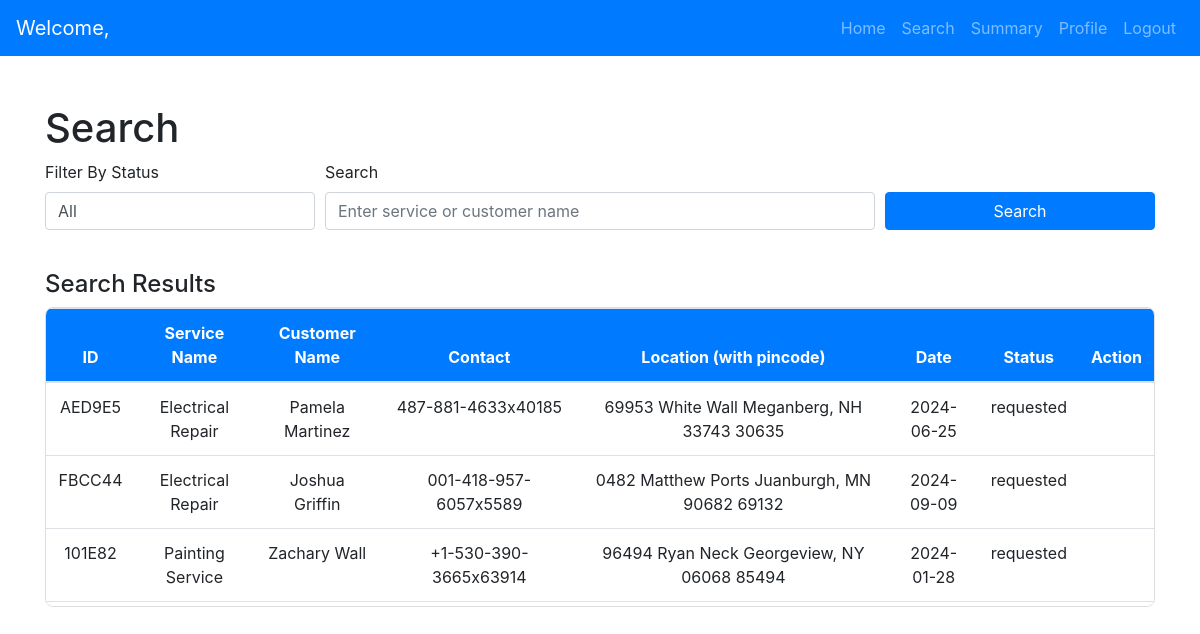
/professional_search, run on the app's committed database.
### models.py (models this page shows, shortened)
class Request(db.Model):
    __tablename__ = 'requests'
    id = db.Column(db.String(6), primary_key=True, default=generate_unique_id, unique=True)
    customer_id = db.Column(db.String(6), db.ForeignKey('customers.id'), nullable=False)
    professional_id = db.Column(db.String(6), db.ForeignKey('professionals.id'), nullable=True)
    service_id = db.Column(db.String(6), db.ForeignKey('services.id', ondelete="SET NULL"), nullable=True)
    status = db.Column(db.String(50), nullable=False)
    request_date = db.Column(db.Date, nullable=False)
    completion_date = db.Column(db.DateTime, nullable=True)
    rejected_by = db.Column(SQLiteJSON, default=list)
    fee = db.Column(db.Float, nullable=True)
    professional = db.relationship('Professional', backref='requests')
    service = db.relationship('Service', back_populates='requests')
    customer = db.relationship('Customer', backref='requests')
    feedbacks = db.relationship('Feedback', back_populates='request', lazy=True)

class Service(db.Model):
    __tablename__ = 'services'
    id = db.Column(db.String(6), primary_key=True, default=generate_unique_id, unique=True)
    service_name = db.Column(db.String(100), nullable=False)
    service_description = db.Column(db.Text, nullable=True)
    price = db.Column(db.Float, nullable=False)
    duration = db.Column(db.Float, nullable=True)  # Use Float if you need fractional hours # Add duration (only date) column
    requests = db.relationship('Request', back_populates='service', lazy=True, passive_deletes=True)

class User(db.Model):
    __tablename__ = 'users'
    id = db.Column(db.String(6), primary_key=True, default=generate_unique_id, unique=True)
    name = db.Column(db.String(150), nullable=False)
    email = db.Column(db.String(150), unique=True, nullable=False)
    _password = db.Column("password", db.String(500), nullable=False)
    address = db.Column(db.String(300), nullable=True)
    pincode = db.Column(db.String(10), nullable=True)
    phone_number = db.Column(db.String(15), nullable=True)
    role = db.Column(db.String(50), nullable=False)  # Customer or Professional
    __mapper_args__ = {
    'polymorphic_identity': 'user',
    'polymorphic_on': role,  # This allows loading unknown roles without crashing
    }
    @property
    def password(self):
        raise AttributeError("Password is not readable!")
    @password.setter
    def password(self, password):
        self._password = generate_password_hash(password, method="pbkdf2:sha256")

### app.py (the view, shortened to what this page needs)
@app.route('/professional_search', methods=['GET'])
def professional_search():
    professional_id = session.get('user_id')
    professional = Professional.query.get(professional_id)
    status = request.args.get('status', '')
    search_query = request.args.get('search_query', '')
    query = Request.query.filter_by(professional_id=professional_id)
    if status:
        query = query.filter_by(status=status)  # Filter by status if provided
    filtered_data = query.all()
    return render_template(
        'professional/professional_search.html',
        filtered_data=filtered_data,
        status=status,
        search_query=search_query,
        professional=professional
    )

### templates/professional/professional_search.html (shortened to what this page needs)
    <!DOCTYPE html>
    <html lang="en">
    <head>
        <link href="https://stackpath.bootstrapcdn.com/bootstrap/4.5.2/css/bootstrap.min.css" rel="stylesheet">
    </head>
    <body>
        {% extends 'base.html' %}
    {% block navbar %}
        {% include 'navbars/professional_navbar.html' %}
    {% endblock %}
    {% block content %}
    <div class="container mt-5">
        <h1>Search</h1>
        <form method="GET" action="{{ url_for('professional_search') }}">
            <div class="form-row">
                <div class="form-group col-md-3">
                    <label for="status">Filter By Status</label>
                    <select id="status" name="status" class="form-control">
                        <option value="">All</option>
                    </select>
                </div>
                <div class="form-group col-md-6">
                    <label for="search_query">Search</label>
                    <input type="text" class="form-control" id="search_query" name="search_query" value="{{ search_query }}" placeholder="Enter service or customer name">
                </div>
                <div class="form-group col-md-3 align-self-end">
                    <button type="submit" class="btn btn-primary btn-block">Search</button>
                </div>
            </div>
        </form>
        {% if filtered_data %}
            <div class="container-box mt-4">
                <h4>Search Results</h4>
                <div class="table-container">
                    <table class="table table-hover">
                        <thead>
                            <tr>
                                <th>ID</th>
                                <th>Service Name</th>
                                <th>Customer Name</th>
                                <th>Contact</th>
                                <th>Location (with pincode)</th>
                                <th>Date</th>
                                <th>Status</th>
                                <th>Action</th>
                            </tr>
                        </thead>
                        <tbody>
                            {% for request in filtered_data %}
                            <tr>
                                <td>{{ request.id }}</td>
                                <td>{{ request.service.service_name }}</td>
                                <td>{{ request.customer.name }}</td>
                                <td>{{ request.customer.phone_number }}</td>
                                <td>{{ request.customer.address }} {{ request.customer.pincode }}</td>
                                <td>{{ request.request_date }}</td>
                                <td>{{ request.status }}</td>
                                <td>
                                </td>
                            </tr>
                            {% endfor %}
                        </tbody>
                    </table>
                </div>
            </div>
        {% else %}
            <div class="alert alert-info mt-4">No results found.</div>
        {% endif %}
    </div>
    {% endblock %}

### templates/professional/professional_search.html (style rules this page uses)
body { font-family: Arial, sans-serif; background: #f7f8fc; margin: 0; padding: 0; }
.table-container { overflow-y: auto; max-height: 300px; border: 1px solid #ddd; border-radius: 8px; }
.table { width: 100%; border-collapse: collapse; }
.table th { background-color: #007bff !important; color: white !important; position: sticky; top: 0; z-index: 2; text-align: center; }
.table td { text-align: center; vertical-align: middle; }

### data on the page
Request: id "AED9E5", service.service_name "Electrical Repair", customer.name "Pamela Martinez", customer.phone_number "487-881-4633x40185", customer.address "69953 White Wall Meganberg, NH 33743", customer.pincode "30635", request_date "2024-06-25", status "requested"
Request: id "FBCC44", service.service_name "Electrical Repair", customer.name "Joshua Griffin", customer.phone_number "001-418-957-6057x5589", customer.address "0482 Matthew Ports Juanburgh, MN 90682", customer.pincode "69132", request_date "2024-09-09", status "requested"
Request: id "101E82", service.service_name "Painting Service", customer.name "Zachary Wall", customer.phone_number "+1-530-390-3665x63914", customer.address "96494 Ryan Neck Georgeview, NY 06068", customer.pincode "85494", request_date "2024-01-28", status "requested"
